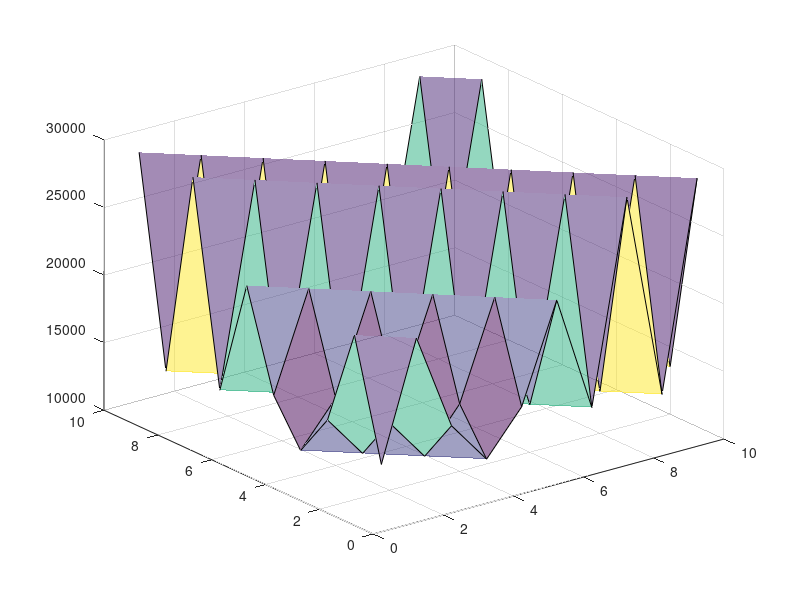
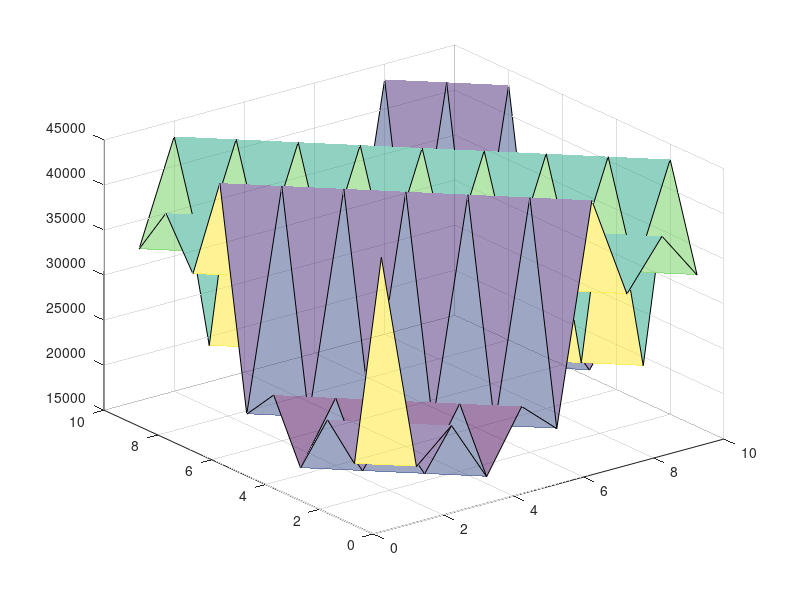

Write the MATLAB code that produced these figures, in order.

close all;
clc;

%parameters
a=2;
phi=25;
l1=100;

l2=5;
% l1=5;
% l2=5;
dx=1;
dy=1;
N=10;
M=10;
ecart_type=1806;
moy=0;
%Creation of the autocorrelation function with Gaussian
x=linspace(1,N,N/dx);
y=linspace(1,M,M/dy);
[X,Y]=meshgrid(x,y);
r_gaussian=exp(-((abs((cos(phi)*X+sin(phi)*Y)/(l1)).^a)+(abs((sin(phi)*X+cos(phi)*Y)/(l2)).^a)));


%Creation of the autocorrelation function with exponential
r_exponential=exp(-((abs((cos(phi)*X+sin(phi)*Y)/(l1)).^a)+(abs((sin(phi)*X+cos(phi)*Y)/(l2)).^a)));


Spq=zeros(N,M);

for p=1:1:M
    for q=1:1:N
        n=1:N;
        m=1:M;
        Spq(p,q)=(1/M*N)*sum(sum(r_exponential(m,n).*exp(-1i*2*pi*((m*p)/M+(n*q)/N))));       
    end
end

Spq1=abs(Spq);

%creation of the normal distribute matrix and its Fourier transform
g=ecart_type*randn(N)+moy;
Gpq=zeros(N,M);
for p=1:1:M
    for q=1:1:N
        n=1:N;
        m=1:M;
        Gpq(p,q)=(1/M*N)*sum(sum(g(m,n).*exp(-1i*2*pi*((m*p)/M+(n*q)/N))));   
    end
end

figure(1);
surf(X,Y,abs(Gpq),'FaceAlpha',0.5);

%creation of the topography z
z=zeros(N,M);
for k=1:1:M
    for l=1:1:N
        s=1:N;
        r=1:M;
        z(k,l)=sum(sum(sqrt(Spq1(r,s)).*g(r,s).*exp(-1i*2*pi*((r*k)/M+(s*l)/N))));   
    end
end

full(abs(z))
figure(2);
surf(X,Y,abs(z),'FaceAlpha',0.5);